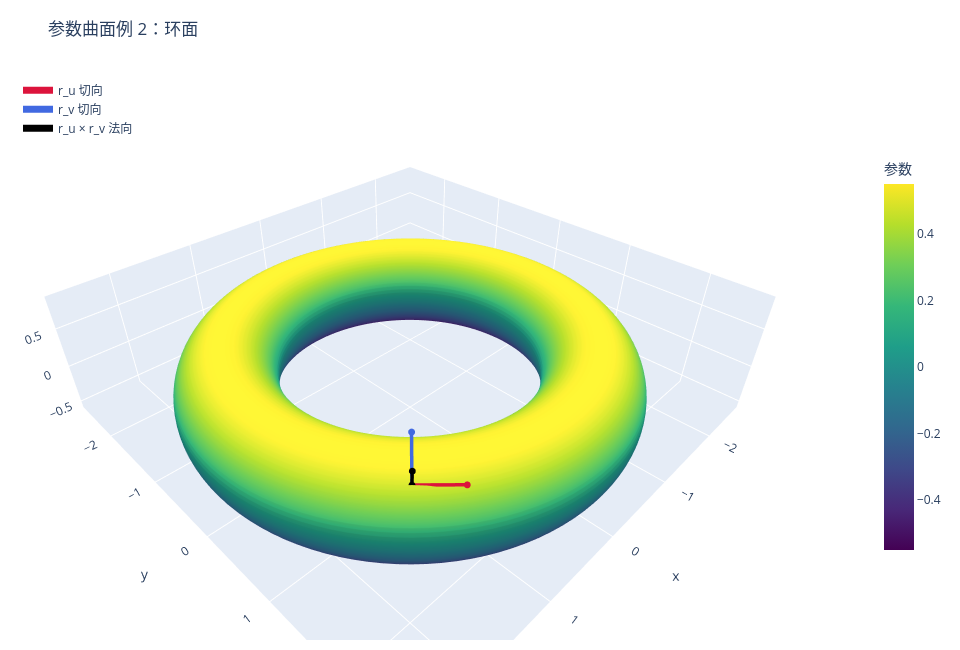
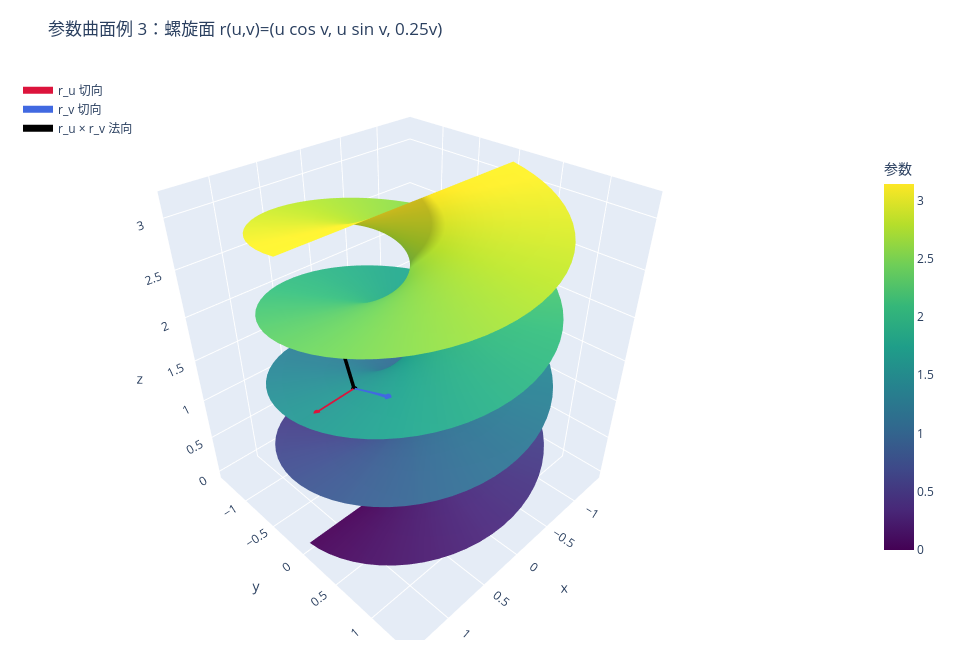
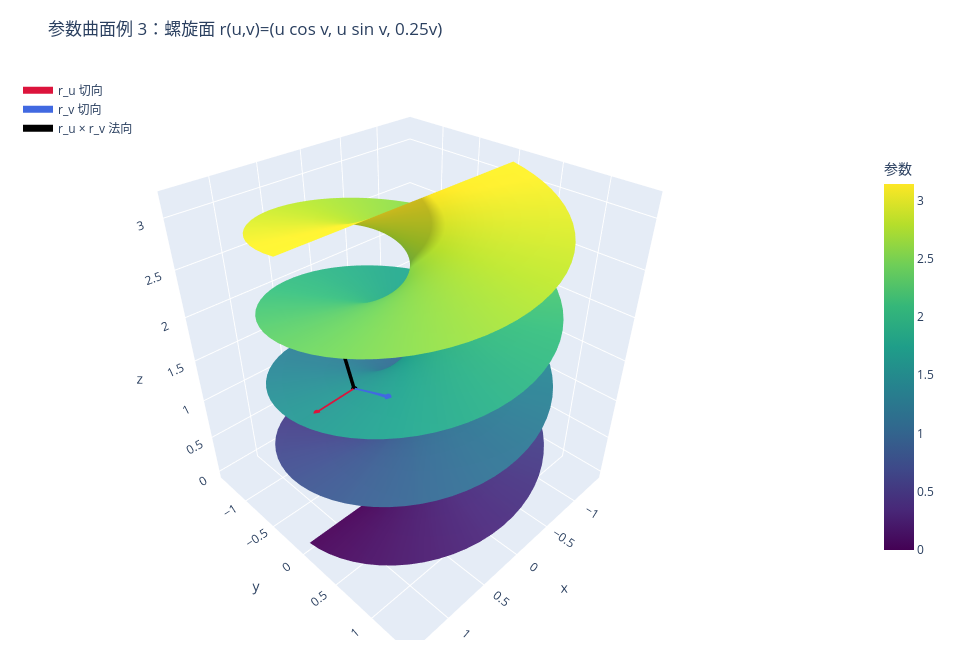

These figures' notebook cell, in order:
### Code cell
u = np.linspace(0, 2 * np.pi, 120)
v = np.linspace(0, 2 * np.pi, 80)
U, V = np.meshgrid(u, v, indexing="ij")
R, a = 2.0, 0.55
X_torus = (R + a * np.cos(V)) * np.cos(U)
Y_torus = (R + a * np.cos(V)) * np.sin(U)
Z_torus = a * np.sin(V)

plot_parametric_surface(
    X_torus,
    Y_torus,
    Z_torus,
    u=u,
    v=v,
    sample_uv=(np.pi / 4, np.pi / 3),
    title="参数曲面例 2：环面",
)


u = np.linspace(-1.4, 1.4, 70)
v = np.linspace(0, 4 * np.pi, 130)
U, V = np.meshgrid(u, v, indexing="ij")
X_helicoid = U * np.cos(V)
Y_helicoid = U * np.sin(V)
Z_helicoid = 0.25 * V

plot_parametric_surface(
    X_helicoid,
    Y_helicoid,
    Z_helicoid,
    u=u,
    v=v,
    sample_uv=(0.75, 2 * np.pi),
    title="参数曲面例 3：螺旋面 r(u,v)=(u cos v, u sin v, 0.25v)",
)

### Figure 1 — Plotly figure (JSON) as saved in the notebook; plotly's stock layout.template omitted (floating-point values rounded to 4 significant figures; data arrays with more than 128 entries replaced by an {"elided": "..."} marker saying what was removed)
{"data": [{"colorbar": {"len": 0.72, "title": {"text": "参数"}, "x": 1.08}, "colorscale": [[0, "#440154"], [0.1111, "#482878"], [0.2222, "#3e4989"], [0.3333, "#31688e"], [0.4444, "#26828e"], [0.5556, "#1f9e89"], [0.6667, "#35b779"], [0.7778, "#6ece58"], [0.8889, "#b5de2b"], [1, "#fde725"]], "name": "参数曲面", "opacity": 1, "type": "surface", "x": {"elided": "120x80 float values"}, "y": {"elided": "120x80 float values"}, "z": {"elided": "120x80 float values"}}, {"line": {"color": "crimson", "width": 7}, "marker": {"color": "crimson", "size": 4}, "mode": "lines+markers", "name": "r_u 切向", "type": "scatter3d", "x": [1.602, 1.282], "y": [1.624, 1.94], "z": [0.4726, 0.4726]}, {"line": {"color": "royalblue", "width": 7}, "marker": {"color": "royalblue", "size": 4}, "mode": "lines+markers", "name": "r_v 切向", "type": "scatter3d", "x": [1.602, 1.331], "y": [1.624, 1.348], "z": [0.4726, 0.7028]}, {"line": {"color": "black", "width": 7}, "marker": {"color": "black", "size": 4}, "mode": "lines+markers", "name": "r_u × r_v 法向", "type": "scatter3d", "x": [1.602, 1.764], "y": [1.624, 1.788], "z": [0.4726, 0.8593]}], "layout": {"height": 650, "legend": {"bgcolor": "rgba(255,255,255,0.75)", "x": 0.01, "xanchor": "left", "y": 0.99, "yanchor": "top"}, "margin": {"b": 10, "l": 10, "r": 150, "t": 70}, "scene": {"aspectmode": "data", "xaxis": {"title": {"text": "x"}}, "yaxis": {"title": {"text": "y"}}, "zaxis": {"title": {"text": "z"}}}, "title": {"text": "参数曲面例 2：环面"}, "width": 960}}

### Figure 2 — Plotly figure (JSON) as saved in the notebook; plotly's stock layout.template omitted (floating-point values rounded to 4 significant figures; data arrays with more than 128 entries replaced by an {"elided": "..."} marker saying what was removed)
{"data": [{"colorbar": {"len": 0.72, "title": {"text": "参数"}, "x": 1.08}, "colorscale": [[0, "#440154"], [0.1111, "#482878"], [0.2222, "#3e4989"], [0.3333, "#31688e"], [0.4444, "#26828e"], [0.5556, "#1f9e89"], [0.6667, "#35b779"], [0.7778, "#6ece58"], [0.8889, "#b5de2b"], [1, "#fde725"]], "name": "参数曲面", "opacity": 1, "type": "surface", "x": {"elided": "70x130 float values"}, "y": {"elided": "70x130 float values"}, "z": {"elided": "70x130 float values"}}, {"line": {"color": "crimson", "width": 7}, "marker": {"color": "crimson", "size": 4}, "mode": "lines+markers", "name": "r_u 切向", "type": "scatter3d", "x": [0.7498, 1.199], "y": [0.03655, 0.05846], "z": [1.583, 1.583]}, {"line": {"color": "royalblue", "width": 7}, "marker": {"color": "royalblue", "size": 4}, "mode": "lines+markers", "name": "r_v 切向", "type": "scatter3d", "x": [0.7498, 0.7291], "y": [0.03655, 0.4629], "z": [1.583, 1.725]}, {"line": {"color": "black", "width": 7}, "marker": {"color": "black", "size": 4}, "mode": "lines+markers", "name": "r_u × r_v 法向", "type": "scatter3d", "x": [0.7498, 0.7568], "y": [0.03655, -0.1057], "z": [1.583, 2.01]}], "layout": {"height": 650, "legend": {"bgcolor": "rgba(255,255,255,0.75)", "x": 0.01, "xanchor": "left", "y": 0.99, "yanchor": "top"}, "margin": {"b": 10, "l": 10, "r": 150, "t": 70}, "scene": {"aspectmode": "data", "xaxis": {"title": {"text": "x"}}, "yaxis": {"title": {"text": "y"}}, "zaxis": {"title": {"text": "z"}}}, "title": {"text": "参数曲面例 3：螺旋面 r(u,v)=(u cos v, u sin v, 0.25v)"}, "width": 960}}

### Figure 3 — Plotly figure (JSON) as saved in the notebook; plotly's stock layout.template omitted (floating-point values rounded to 4 significant figures; data arrays with more than 128 entries replaced by an {"elided": "..."} marker saying what was removed)
{"data": [{"colorbar": {"len": 0.72, "title": {"text": "参数"}, "x": 1.08}, "colorscale": [[0, "#440154"], [0.1111, "#482878"], [0.2222, "#3e4989"], [0.3333, "#31688e"], [0.4444, "#26828e"], [0.5556, "#1f9e89"], [0.6667, "#35b779"], [0.7778, "#6ece58"], [0.8889, "#b5de2b"], [1, "#fde725"]], "name": "参数曲面", "opacity": 1, "type": "surface", "x": {"elided": "70x130 float values"}, "y": {"elided": "70x130 float values"}, "z": {"elided": "70x130 float values"}}, {"line": {"color": "crimson", "width": 7}, "marker": {"color": "crimson", "size": 4}, "mode": "lines+markers", "name": "r_u 切向", "type": "scatter3d", "x": [0.7498, 1.199], "y": [0.03655, 0.05846], "z": [1.583, 1.583]}, {"line": {"color": "royalblue", "width": 7}, "marker": {"color": "royalblue", "size": 4}, "mode": "lines+markers", "name": "r_v 切向", "type": "scatter3d", "x": [0.7498, 0.7291], "y": [0.03655, 0.4629], "z": [1.583, 1.725]}, {"line": {"color": "black", "width": 7}, "marker": {"color": "black", "size": 4}, "mode": "lines+markers", "name": "r_u × r_v 法向", "type": "scatter3d", "x": [0.7498, 0.7568], "y": [0.03655, -0.1057], "z": [1.583, 2.01]}], "layout": {"height": 650, "legend": {"bgcolor": "rgba(255,255,255,0.75)", "x": 0.01, "xanchor": "left", "y": 0.99, "yanchor": "top"}, "margin": {"b": 10, "l": 10, "r": 150, "t": 70}, "scene": {"aspectmode": "data", "xaxis": {"title": {"text": "x"}}, "yaxis": {"title": {"text": "y"}}, "zaxis": {"title": {"text": "z"}}}, "title": {"text": "参数曲面例 3：螺旋面 r(u,v)=(u cos v, u sin v, 0.25v)"}, "width": 960}}
